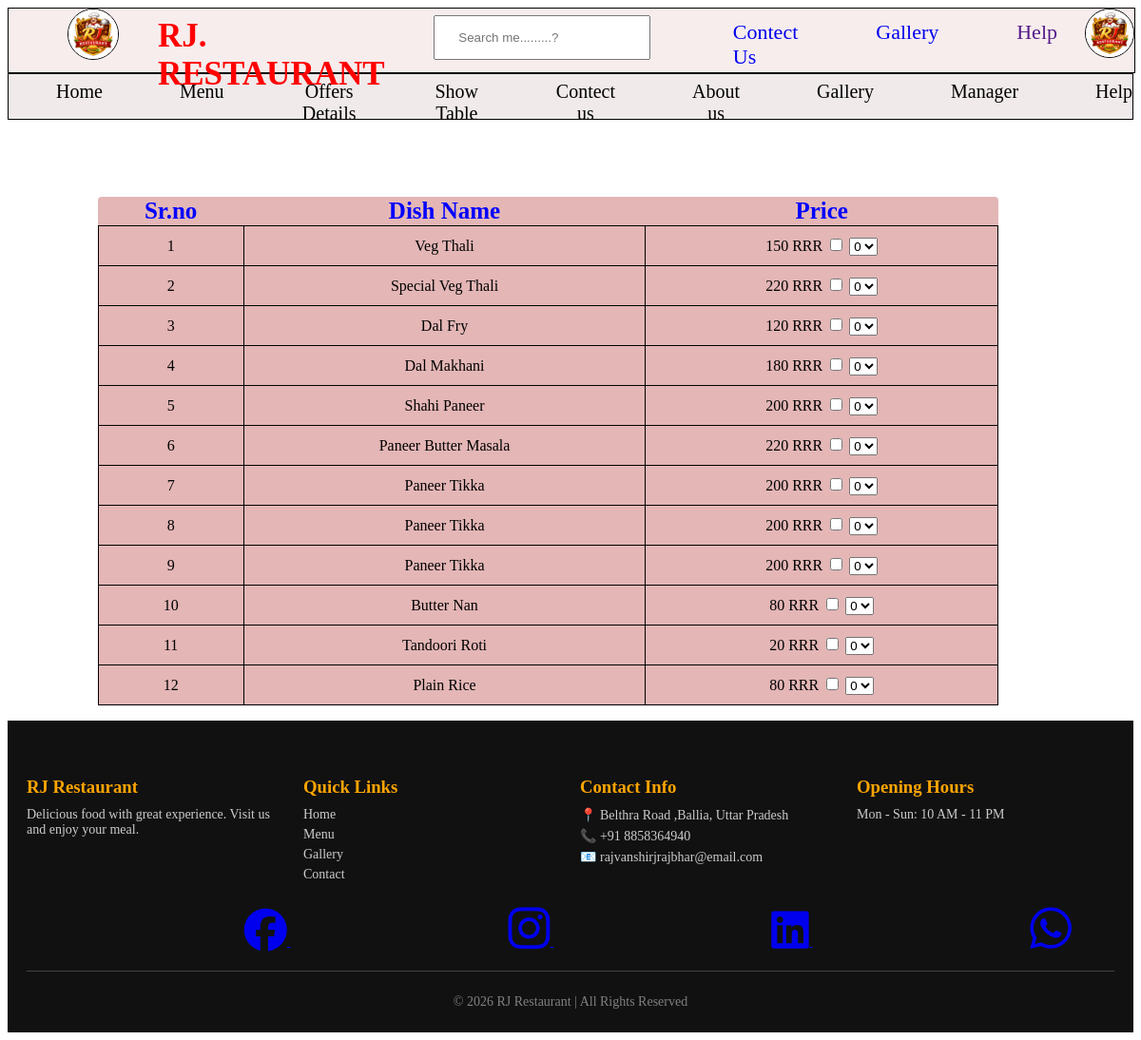
The page /show_table/ on the database its author committed.
### user/models.py (models this page shows, shortened)
class Menu(models.Model):
    dish_name = models.CharField(max_length=500)
    price = models.IntegerField()

### user/views.py (the view)
# urls.py: path('show_table/',views.menu,name="menu"),
def menu(request):
    db=Menu.objects.all().values()
    template=loader.get_template("show_menu.html")
    context={
        'members':db
    }
    return HttpResponse(template.render(context,request))

### templates/show_menu.html (shortened to what this page needs)
{% extends 'restaurant.html' %}
{% block 'index' %}
{% load static %}
<html>
<head>
</head>
<body>
<form method="POST" action="{% url 'order' %}">
    <div id="label"></div>
    <table id="table" onclick="hidetable()" >
        <tr>
            <th class="h1">Sr.no</th>
            <th class="h1">Dish Name</th>
            <th class="h1">Price</th>
        </tr>
        {% for x in members %}
        <tr>
            <td>{{ x.id }}</td>
            <td>{{ x.dish_name }}</td>
            <td>
                {{ x.price }} RRR
                <input class="num" name="check[]" type="checkbox" value="{{ x.id }}" onclick="replacebutton()">
                <select class="dish_no" name="quantity[]">
                    <option>0</option>
                </select>
            </td>
        </tr>
        {% endfor %}
    </table>
</form>
<footer class="footer">
    <div class="footer-container">
        <div class="footer-box">
            <h3>RJ Restaurant</h3>
            <p>Delicious food with great experience. Visit us and enjoy your meal.</p>
        </div>
        <div class="footer-box">
            <h3>Quick Links</h3>
            <a href="#">Home</a>
            <a href="#">Menu</a>
            <a href="#">Gallery</a>
            <a href="#">Contact</a>
        </div>
        <div class="footer-box">
            <h3>Contact Info</h3>
            <p>📍 Belthra Road ,Ballia, Uttar Pradesh</p>
            <p>📞 +91 8858364940</p>
            <p>📧 rajvanshirjrajbhar@email.com</p>
        </div>
        <div class="footer-box">
            <h3>Opening Hours</h3>
            <p>Mon - Sun: 10 AM - 11 PM</p>
        </div>
    </div><br>
    <div>
        <div class="social-icons">
    <a href="https://www.facebook.com" target="_blank" class="facebook">
        <i class="fab fa-facebook"></i>
    </a>
    <a href="https://www.instagram.com" target="_blank" class="instagram">
        <i class="fab fa-instagram"></i>
    </a>
    <a href="https://www.linkedin.com" target="_blank" class="in">
        <i class="fab fa-linkedin"></i>
    </a>
    <a href="https://wa.me/919999999999" target="_blank">
    <i class="fab fa-whatsapp"></i>
    </a>
</div>
    </div>
    <div class="footer-bottom">
        <p>© 2026 RJ Restaurant | All Rights Reserved</p>
    </div>
</footer>
</body>
</html>
{% endblock %}

### templates/restaurant.html (shortened to what this page needs)
{% load static %}
<html>
    <head>
        <link rel="stylesheet" href="https://cdnjs.cloudflare.com/ajax/libs/font-awesome/6.5.1/css/all.min.css">
    </head>
    <body>
        <div class="he">
            <div><img src="{% static 'logo2.png' %}" class="logoimg"></div>
            <div><h1 class="rj_name" >RJ. RESTAURANT</h1></div>
            <div><input type="text" placeholder="      Search me.........?      " class="search_input"></div>
            <div><a href="{% url 'contact' %}" class="contect">Contect Us</a></div>
            <div class=""><a href="{% url 'gallery' %}" class="gallery">Gallery</a></div>
            <div class=""><a href=""class="help">Help</a></div>
            <div ><img src="{% static 'logo2.png' %}" class="loginimg2"></div>
        </div>
        <div class="navbar" >
            <div><a href="{% url 'home' %}"class="nav1">Home</a></div>
            <div><a href="{% url 'menu' %}"class="nav1">Menu</a></div>
            <div><a href="#"class="nav1">Offers Details</a></div>
            <div><a href="{% url 'show_table' %}"class="nav1">Show Table</a></div>
            <div><a href="{% url 'contact' %}" class="nav1">Contect us</a></div>
            <div><a href="{% url 'about_us' %}" class="nav1">About us</a></div>
            <div><a href="{% url 'gallery' %}"class="nav1">Gallery</a></div>
            <div><a href="{% url 'manager' %}" class="nav1">Manager</a></div>
            <div><a href=""class="nav1">Help</a></div>
        </div>
        {% block 'index' %}{% endblock %}
    </body>
</html

### templates/restaurant.html (style rules this page uses)
.he { border:1px solid black ; color:red; width:100%; height:8.5% ; display: flex; gap:30px; background-color: rgb(247, 237, 237); }
.logoimg { border: 1px solid black; width: 52px; height:52px; border-radius: 50%; margin-left: 115%; margin-top:0%; }
.rj_name { color:red; font-size: 35px; margin-left: 73px; margin-top: 9px; }
.search_input { width: 170%; height: 70%; margin-left: 16%; margin-top:7px; }
.contect { font-size: 22px; text-decoration: none; margin-left:172px; margin-top:12px; display: inline-block; }
.gallery { font-size: 22px; text-decoration: none; margin-left: 52px; margin-top:12px; display: inline-block; }
.help { font-size: 22px; text-decoration: none; margin-left: 52px; margin-top:12px; display: inline-block; }
.loginimg2 { border: 1px solid black; width: 50px; height:50px; border-radius: 50%; margin-left: -1px; }
.navbar { border: 1px solid black; gap: 31px; display: flex; text-decoration: none; height: 6%; background-color:rgb(240, 234, 234); }
.nav1 { text-decoration: none; font-size: 20px; color: black; margin-left: 50px; text-align: center; justify-content: center; align-items: center; margin-top:7px; display: inline-block; }
p { color:gray; }
.footer { background: #111; color: #fff; padding: 40px 20px 10px; }
.footer-container { display: grid; grid-template-columns: repeat(auto-fit, minmax(220px,1fr)); gap: 20px; }
.footer-box h3 { margin-bottom: 10px; color: orange; }
.footer-box p, .footer-box a { font-size: 14px; color: #ccc; display: block; margin: 5px 0; text-decoration: none; }
.footer-bottom { text-align: center; border-top: 1px solid #444; margin-top: 20px; padding-top: 10px; font-size: 14px; }
.social-icons { gap: 2%; }
.social-icons a { margin-left: 20%; margin-top: 3%; }
.fa-facebook { font-size: 45px; }
.fa-instagram ,.fa-whatsapp { font-size: 50px; }
.fa-linkedin { font-size: 45px; }

### templates/show_menu.html (style rules this page uses)
#table { width: 80%; margin-left: 8%; margin-top: 2%; background-color: rgb(228, 182, 182); border-collapse: collapse; border-radius: 4px 4px; }
th { font-size: 25px; font-weight: bold; color: blue; }
td { text-align: center; border: 1px solid black; padding: 10px; }
#label { margin-left: 87.1%; border:1px solid white; height: 40px; width: 120px; }
.footer { background: #111; color: #fff; padding: 40px 20px 10px; }
.footer-container { display: grid; grid-template-columns: repeat(auto-fit, minmax(220px,1fr)); gap: 20px; }
.footer-box h3 { margin-bottom: 10px; color: orange; }
.footer-box p, .footer-box a { font-size: 14px; color: #ccc; display: block; margin: 5px 0; text-decoration: none; }
.footer-bottom { text-align: center; border-top: 1px solid #444; margin-top: 20px; padding-top: 10px; font-size: 14px; }
.social-icons { gap: 2%; }
.social-icons a { margin-left: 20%; margin-top: 3%; }
.fa-facebook { font-size: 45px; }
.fa-instagram ,.fa-whatsapp { font-size: 50px; }
.fa-linkedin { font-size: 45px; }

### rows shown on the page
Menu: id "1", dish_name "Veg Thali", price "150"
Menu: id "2", dish_name "Special Veg Thali", price "220"
Menu: id "3", dish_name "Dal Fry", price "120"
Menu: id "4", dish_name "Dal Makhani", price "180"
Menu: id "5", dish_name "Shahi Paneer", price "200"
Menu: id "6", dish_name "Paneer Butter Masala", price "220"
Menu: id "7", dish_name "Paneer Tikka", price "200"
Menu: id "8", dish_name "Paneer Tikka", price "200"
Menu: id "9", dish_name "Paneer Tikka", price "200"
Menu: id "10", dish_name "Butter Nan", price "80"
Menu: id "11", dish_name "Tandoori Roti", price "20"
Menu: id "12", dish_name "Plain Rice", price "80"
